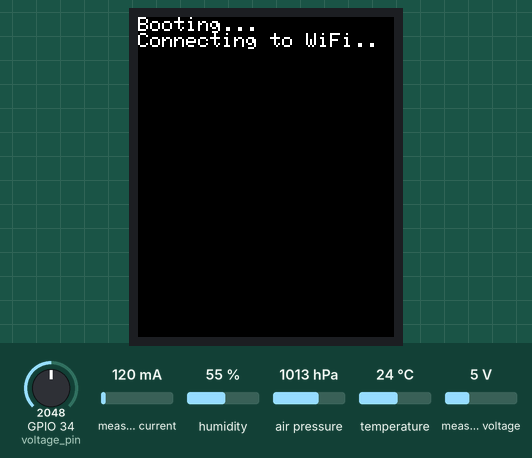
Bench run of a program on a simulated ESP32. Parts: 128×160 colour display. The test bench sets the inputs (shaded band); at power-on: GPIO 34 (voltage_pin) = 2048, measured current 120 mA, humidity 55 %, air pressure 1013 hPa, temperature 24 °C, measured voltage 5 V. WiFi joins after 1.5 s; servers stay silent unless stated; what the program prints to the serial monitor is not drawn.

Above: at 2.2 s.
At 2.9 s:
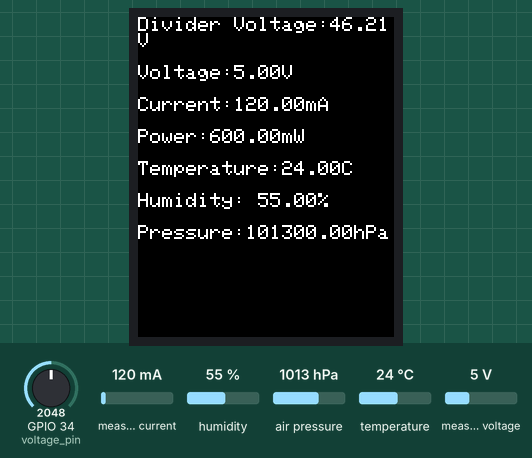

The program:

main.cpp
```cpp
#include <Arduino.h>
#include <Adafruit_BME280.h>
#include <Adafruit_INA219.h>
#include <Wire.h> //for I^2C communication
#include "ThingSpeak.h"
#include <WiFi.h>
#include <Adafruit_GFX.h>    // Core graphics library
#include <Adafruit_ST7735.h> // Hardware-specific library for ST7735

//wifi password
char ssid[] = "123";   // input ssid
char pass[] = "123";   // input network password

//thingspeak settup
WiFiClient  client;
unsigned long myChannelNumber = 123; //input channel number
const char * myWriteAPIKey = "123"; //input write api key

//sensors
Adafruit_INA219 ina219;
Adafruit_BME280 bme280;
const int voltage_pin = 34;

//LCD screen
#define TFT_CS 5
#define TFT_A0 16
#define TFT_RESET 17
Adafruit_ST7735 tft(TFT_CS, TFT_A0, TFT_RESET);

//ina219 variables
float voltage_V = 0;
float current_mA = 0;
float power_mW = 0;

//bme280 variables
float temp = 0;
float humidity = 0;
float pressure = 0;

//voltage divider
const float R1 = 270000.0;
const float R2 = 10000.0;
const float max_adc = 4095.0; //3.3 in bits
const float vref = 3.3; //max voltage of esp32

void setup(){

  Serial.begin(9600); //baud for esp32
  delay(1000);

  //LCD screen setup
  tft.initR(INITR_REDTAB);
  tft.setRotation(0);
  tft.fillScreen(ST77XX_BLACK);
  tft.setTextColor(ST77XX_WHITE);
  tft.setCursor(0, 0);
  tft.println("Booting...");

  //wifi setup
  WiFi.begin(ssid, pass);
  Serial.print("Connecting to WiFi");
  tft.print("Connecting to WiFi");
  while (WiFi.status() != WL_CONNECTED) {
    delay(500);
    Serial.print(".");
    tft.print(".");
  }
  Serial.println("\nWiFi Connected");
  tft.println("WiFi Connected");
  ThingSpeak.begin(client);


  //sensor setup
  Wire.begin(); //will default to gpio 21 =sda and gpio 22 =scl since those are for sda and scl on esp32

  //check if ina219 is connected
  if(!ina219.begin()){
    Serial.println("Failed to find INA219");
    tft.println("Failed to find INA219");
  }

  Serial.println("INA219 detected");
  tft.println("INA219 detected");

  //check if bme280 is connected

  if(!bme280.begin(0x76)){
    Serial.println("Failed to find BME280");
    tft.println("Failed to find BME280");
  }
  Serial.println("BME280 detected");
  tft.println("BME280 detected");
}

float readvoltage(){
  int adc = analogRead(voltage_pin);
  float vout = (adc/max_adc) * vref; //calculate output voltage by taking the the percentage of the max voltage
  float vin  = vout * ((R1+R2)/R2);
  return vin;
}


void loop(){

  voltage_V = ina219.getBusVoltage_V();
  current_mA = ina219.getCurrent_mA();
  power_mW = ina219.getPower_mW();
  temp = bme280.readTemperature();
  humidity = bme280.readHumidity();
  pressure = bme280.readPressure();

  float divider_voltage = readvoltage();

  Serial.println("========================");
  Serial.printf("Divider Voltage: %.2f V\n", divider_voltage);
  Serial.printf("Voltage: %.2f V\n", voltage_V);
  Serial.printf("Current: %.2f mA\n", current_mA);
  Serial.printf("Power: %.2f mW\n", power_mW);
  Serial.printf("Temperature: %.2f °C\n", temp);
  Serial.printf("Humidity: %.2f %\n", humidity);
  Serial.printf("Pressure: %.2f hPa\n", pressure);
  Serial.println("========================");


  tft.fillScreen(ST77XX_BLACK);
  tft.setCursor(0, 0);
  tft.print("Divider Voltage:");
  tft.print(divider_voltage);
  tft.print("V\n\n");

  tft.print("Voltage:");
  tft.print(voltage_V);
  tft.print("V\n\n");

  tft.print("Current:");
  tft.print(current_mA);
  tft.print("mA\n\n");

  tft.print("Power:");
  tft.print(power_mW);
  tft.print("mW\n\n");

  tft.print("Temperature:");
  tft.print(temp);
  tft.print("C\n\n");

  tft.printf("Humidity: ");
  tft.print(humidity);
  tft.print("%\n\n");

  tft.print("Pressure:");
  tft.print(pressure);
  tft.print("hPa\n\n");


  ThingSpeak.setField(1, divider_voltage);
  ThingSpeak.setField(2, voltage_V);
  ThingSpeak.setField(3, current_mA);
  ThingSpeak.setField(4, power_mW);
  ThingSpeak.setField(5, temp);
  ThingSpeak.setField(6, humidity);
  ThingSpeak.setField(7, pressure);

  int x = ThingSpeak.writeFields(myChannelNumber, myWriteAPIKey);
  if (x == 200) {
    Serial.println("ThingSpeak update successful");

  } else {
    Serial.println("ThingSpeak update failed. Code: " + String(x));

  }

  delay(20000);


}
```

Measured:
- what the display in image 0 shows lasts 0.7 s, from 2.2 s to 2.9 s
